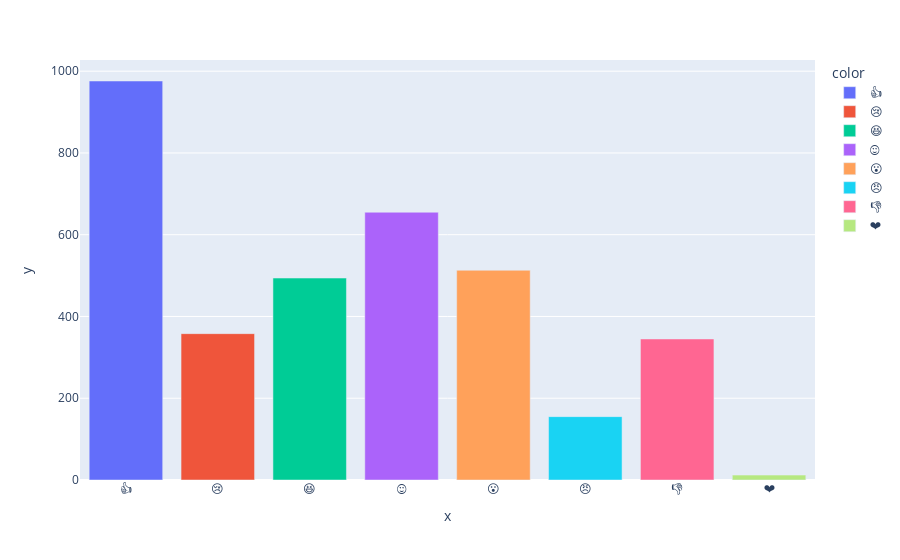

Here is the notebook cell this chart was saved with:
### Code cell
from plotly.offline import download_plotlyjs, init_notebook_mode, plot, iplot

init_notebook_mode(connected=True)

import plotly.express as px

#data_canada = px.data.gapminder().query("country == 'Canada'")
fig = px.bar(x=ser.index, y=ser, color=ser.index)
fig.show()

### Figure 1 — Plotly figure (JSON) as saved in the notebook; plotly's stock layout.template omitted (floating-point values rounded to 4 significant figures)
{"data": [{"alignmentgroup": "True", "hoverlabel": {"namelength": 0}, "hovertemplate": "color=👍<br>x=%{x}<br>y=%{y}", "legendgroup": "👍", "marker": {"color": "#636efa"}, "name": "👍", "offsetgroup": "👍", "orientation": "v", "showlegend": true, "textposition": "auto", "type": "bar", "x": ["👍"], "xaxis": "x", "y": [976], "yaxis": "y"}, {"alignmentgroup": "True", "hoverlabel": {"namelength": 0}, "hovertemplate": "color=😢<br>x=%{x}<br>y=%{y}", "legendgroup": "😢", "marker": {"color": "#EF553B"}, "name": "😢", "offsetgroup": "😢", "orientation": "v", "showlegend": true, "textposition": "auto", "type": "bar", "x": ["😢"], "xaxis": "x", "y": [358], "yaxis": "y"}, {"alignmentgroup": "True", "hoverlabel": {"namelength": 0}, "hovertemplate": "color=😆<br>x=%{x}<br>y=%{y}", "legendgroup": "😆", "marker": {"color": "#00cc96"}, "name": "😆", "offsetgroup": "😆", "orientation": "v", "showlegend": true, "textposition": "auto", "type": "bar", "x": ["😆"], "xaxis": "x", "y": [494], "yaxis": "y"}, {"alignmentgroup": "True", "hoverlabel": {"namelength": 0}, "hovertemplate": "color=😍<br>x=%{x}<br>y=%{y}", "legendgroup": "😍", "marker": {"color": "#ab63fa"}, "name": "😍", "offsetgroup": "😍", "orientation": "v", "showlegend": true, "textposition": "auto", "type": "bar", "x": ["😍"], "xaxis": "x", "y": [655], "yaxis": "y"}, {"alignmentgroup": "True", "hoverlabel": {"namelength": 0}, "hovertemplate": "color=😮<br>x=%{x}<br>y=%{y}", "legendgroup": "😮", "marker": {"color": "#FFA15A"}, "name": "😮", "offsetgroup": "😮", "orientation": "v", "showlegend": true, "textposition": "auto", "type": "bar", "x": ["😮"], "xaxis": "x", "y": [513], "yaxis": "y"}, {"alignmentgroup": "True", "hoverlabel": {"namelength": 0}, "hovertemplate": "color=😠<br>x=%{x}<br>y=%{y}", "legendgroup": "😠", "marker": {"color": "#19d3f3"}, "name": "😠", "offsetgroup": "😠", "orientation": "v", "showlegend": true, "textposition": "auto", "type": "bar", "x": ["😠"], "xaxis": "x", "y": [155], "yaxis": "y"}, {"alignmentgroup": "True", "hoverlabel": {"namelength": 0}, "hovertemplate": "color=👎<br>x=%{x}<br>y=%{y}", "legendgroup": "👎", "marker": {"color": "#FF6692"}, "name": "👎", "offsetgroup": "👎", "orientation": "v", "showlegend": true, "textposition": "auto", "type": "bar", "x": ["👎"], "xaxis": "x", "y": [345], "yaxis": "y"}, {"alignmentgroup": "True", "hoverlabel": {"namelength": 0}, "hovertemplate": "color=❤<br>x=%{x}<br>y=%{y}", "legendgroup": "❤", "marker": {"color": "#B6E880"}, "name": "❤", "offsetgroup": "❤", "orientation": "v", "showlegend": true, "textposition": "auto", "type": "bar", "x": ["❤"], "xaxis": "x", "y": [12], "yaxis": "y"}], "layout": {"barmode": "relative", "legend": {"title": {"text": "color"}, "tracegroupgap": 0}, "margin": {"t": 60}, "xaxis": {"anchor": "y", "domain": [0, 1], "title": {"text": "x"}}, "yaxis": {"anchor": "x", "domain": [0, 1], "title": {"text": "y"}}}}
